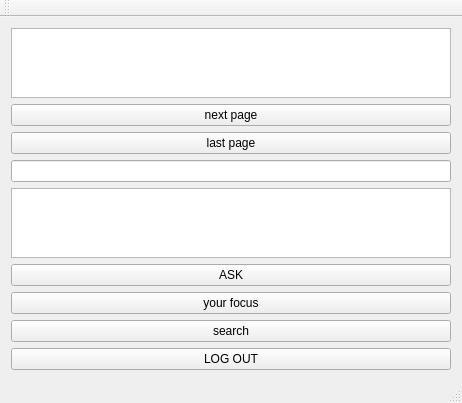
<?xml version="1.0" encoding="UTF-8"?>
<ui version="4.0">
 <class>choicepage</class>
 <widget class="QMainWindow" name="choicepage">
  <property name="geometry">
   <rect>
    <x>0</x>
    <y>0</y>
    <width>462</width>
    <height>387</height>
   </rect>
  </property>
  <property name="windowTitle">
   <string>choicepage</string>
  </property>
  <widget class="QWidget" name="centralWidget">
   <layout class="QGridLayout" name="gridLayout">
    <item row="3" column="0">
     <widget class="QLineEdit" name="lineEdit"/>
    </item>
    <item row="4" column="0">
     <widget class="QTextEdit" name="textEdit"/>
    </item>
    <item row="5" column="0">
     <widget class="QPushButton" name="pushButton">
      <property name="text">
       <string>ASK</string>
      </property>
     </widget>
    </item>
    <item row="2" column="0">
     <widget class="QPushButton" name="pushButton_2">
      <property name="text">
       <string>last page</string>
      </property>
     </widget>
    </item>
    <item row="0" column="0">
     <widget class="QTableWidget" name="tableWidget"/>
    </item>
    <item row="1" column="0">
     <widget class="QPushButton" name="pushButton_3">
      <property name="text">
       <string>next page</string>
      </property>
     </widget>
    </item>
    <item row="6" column="0">
     <widget class="QPushButton" name="pushButton_4">
      <property name="text">
       <string>your focus</string>
      </property>
     </widget>
    </item>
    <item row="7" column="0">
     <widget class="QPushButton" name="pushButton_5">
      <property name="text">
       <string>search</string>
      </property>
     </widget>
    </item>
    <item row="8" column="0">
     <widget class="QPushButton" name="pushButton_6">
      <property name="text">
       <string>LOG OUT</string>
      </property>
     </widget>
    </item>
   </layout>
  </widget>
  <widget class="QMenuBar" name="menuBar">
   <property name="geometry">
    <rect>
     <x>0</x>
     <y>0</y>
     <width>462</width>
     <height>17</height>
    </rect>
   </property>
  </widget>
  <widget class="QToolBar" name="mainToolBar">
   <attribute name="toolBarArea">
    <enum>TopToolBarArea</enum>
   </attribute>
   <attribute name="toolBarBreak">
    <bool>false</bool>
   </attribute>
  </widget>
  <widget class="QStatusBar" name="statusBar"/>
 </widget>
 <layoutdefault spacing="6" margin="11"/>
 <resources/>
 <connections/>
</ui>
